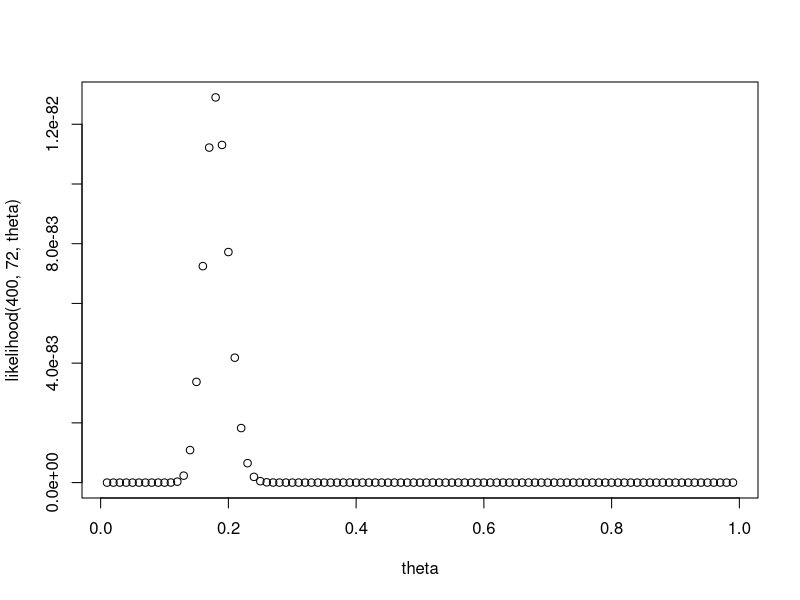
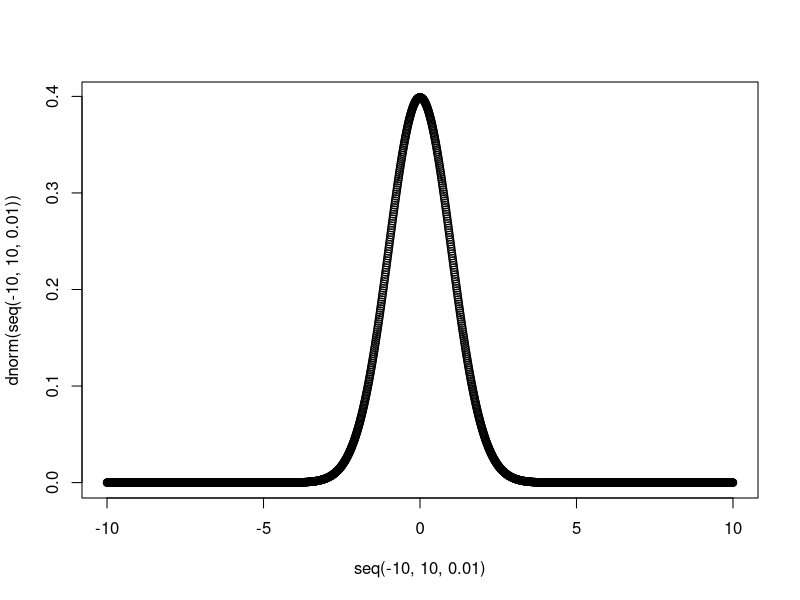
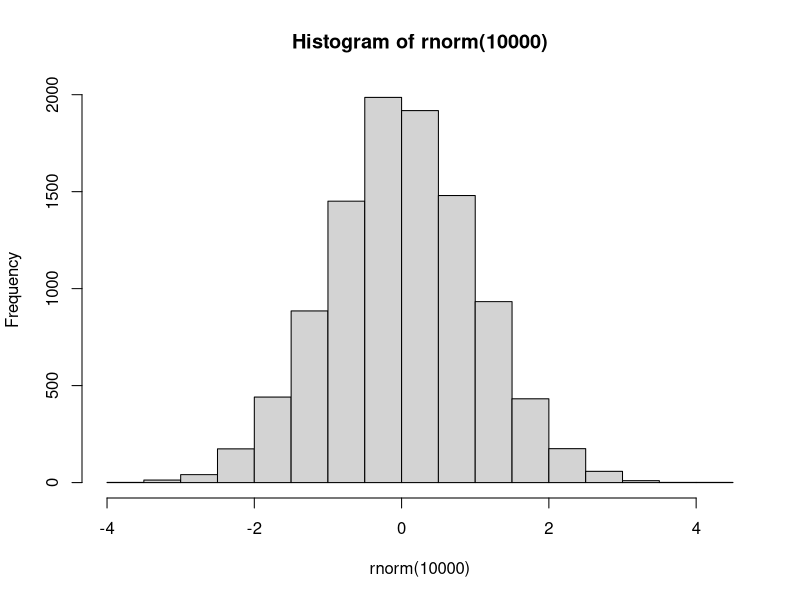
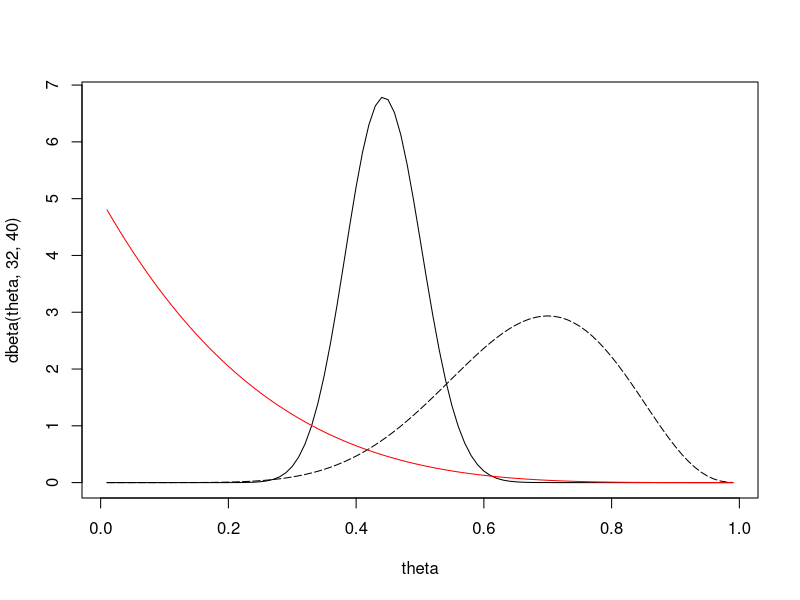
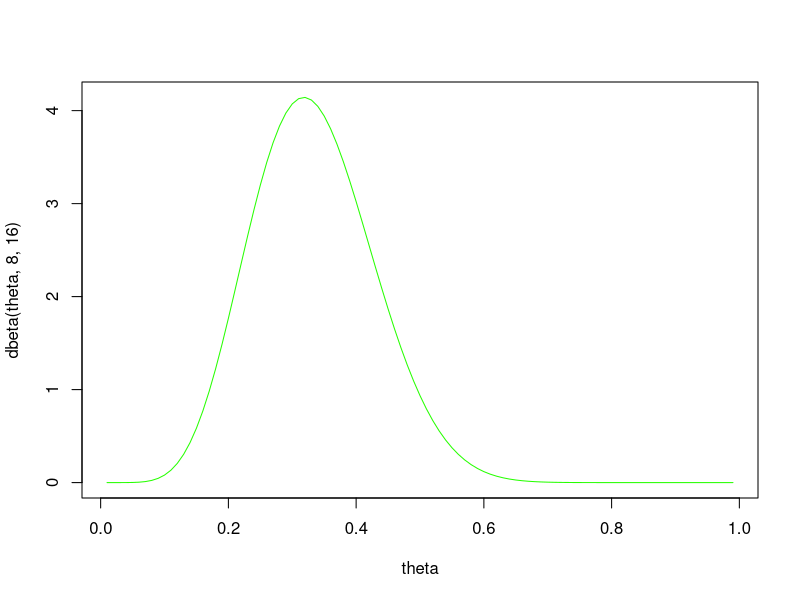
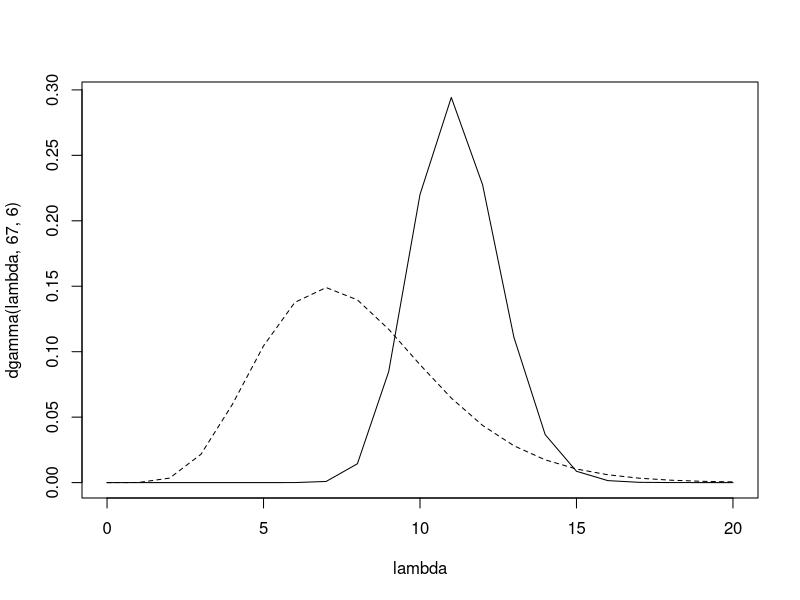

Generate these figures, in order, with R: (Note: this script raises an error after producing the figures.)
likelihood <- function(n, y, theta) {
    return(theta^y * (1 - theta)^(n - y))
}

theta <- seq(0.01, 0.99, 0.01)

plot(theta, likelihood(400, 72, theta))

plot(seq(-10, 10, 0.01), dnorm(seq(-10, 10, 0.01)))

hist(rnorm(10000))
print(qnorm(0.975))

plot(theta, dbeta(theta, 32, 40), type = "l")
lines(theta, dbeta(theta, 8, 4), lty = 5)
lines(theta, dbeta(theta, 1, 5), type = "l", col = "red")

pbeta(0.5, 1, 5)

plot(theta, dbeta(theta, 8, 16), type = "l", col = "#26ff00")
qbeta(0.975, 8, 16)
pbeta(0.35, 8, 21)

lambda <- seq(0, 20)
plot(lambda, dgamma(lambda, 67, 6), type = "l")
lines(lambda, dgamma(lambda, 8, 1), lty = 2)
qgamma(0.95, 67, 6)

qnorm(0.975, 96.17, sqrt(0.042))
pnorm(100, 96.17, 0.042)

z <- rgamma(n = 500, shape = 3, rate = 200)
x <- 1 / z
print(mean(x))

z <- rgamma(1000, shape = 16.5, rate = 6022.9)
sigB <- 1 / z
muB <- rnorm(1000, mean = 609.3, sd = sqrt(sigB / 27.1))

quantile(x = mu, probs = c(0.025, 0.975))

z <- rgamma(1000, shape = 18, rate = 6796.4)
sigA <- 1 / z
muA <- rnorm(1000, mean = 622.4, sd = sqrt(sigA / 30.1))

mean(muA > muB)

theta <- seq(0, 1, 0.01)
plot(theta, dbeta(theta, 1/2, 1/2), type = "l")